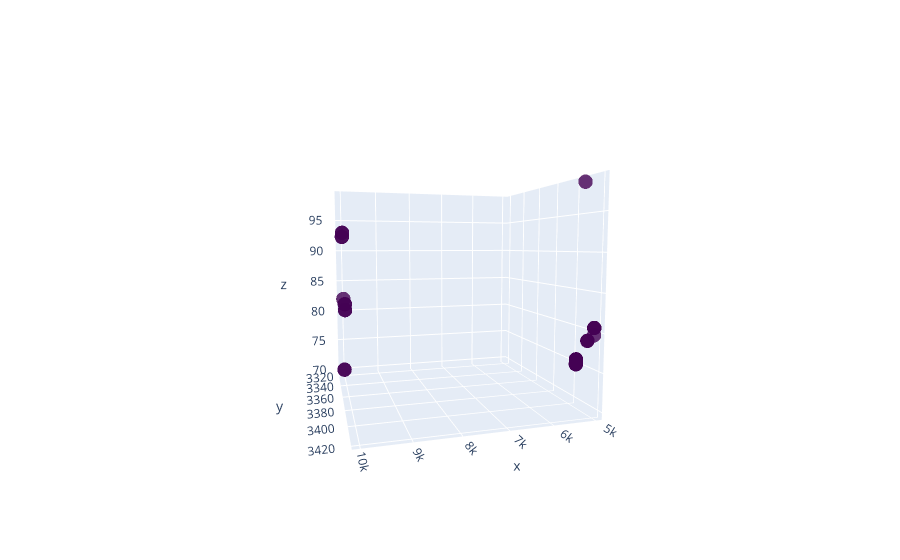

Notebook code for this chart:
### Code cell
import plotly.graph_objects as go
import numpy as np

x = df['cost']
y = df['throughput']
z = df['throughput_time']
is_efficient = df['is_efficient'].astype(int)

data = [go.Scatter3d(x=x, y=y, z=z,
                                   mode='markers', marker=dict(
        size=5,
        color=is_efficient,                # set color to an array/list of desired values
        colorscale='Viridis',   # choose a colorscale
        opacity=0.8
    ))]

df_efficient = df.loc[df['is_efficient']]

x2 = df_efficient['cost']
y2 = df_efficient['throughput']
z2 = df_efficient['throughput_time']

data.append(go.Mesh3d(x=x2, y=y2, z=z2, color='grey', opacity=0.5))
fig = go.Figure(data=data)
fig.show()

### Figure 1 — Plotly figure (JSON) as saved in the notebook; plotly's stock layout.template omitted (floating-point values rounded to 4 significant figures)
{"data": [{"marker": {"color": [0, 0, 1, 0, 0, 0, 0, 0, 0, 0, 0, 0, 0, 0, 1, 0, 0, 0, 0, 1, 0, 0, 0, 0, 0, 0, 0, 0, 0, 0, 0, 0, 0, 0, 0, 0, 0, 0, 0, 0, 0, 0, 0, 0, 0], "colorscale": [[0, "#440154"], [0.1111, "#482878"], [0.2222, "#3e4989"], [0.3333, "#31688e"], [0.4444, "#26828e"], [0.5556, "#1f9e89"], [0.6667, "#35b779"], [0.7778, "#6ece58"], [0.8889, "#b5de2b"], [1, "#fde725"]], "opacity": 0.8, "size": 5}, "mode": "markers", "type": "scatter3d", "x": [5000, 5000, 5000, 10000, 5000, 5000, 5000, 10000, 5000, 5000, 5000, 5000, 10000, 5000, 5000, 5000, 10000, 5000, 10000, 5000, 5000, 5000, 5000, 10000, 5000, 5000, 5000, 10000, 5000, 10000, 5000, 5000, 5000, 5000, 10000, 5000, 5000, 5000, 5000, 5000, 5000, 10000, 5000, 5000, 10000], "y": [3406, 3406, 3420, 3320, 3406, 3420, 3406, 3323, 3406, 3406, 3406, 3420, 3320, 3410, 3406, 3406, 3318, 3406, 3337, 3415, 3406, 3406, 3406, 3336, 3415, 3406, 3406, 3318, 3406, 3337, 3415, 3406, 3406, 3406, 3336, 3415, 3406, 3406, 3406, 3406, 3420, 3322, 3406, 3420, 3323], "z": [75.66, 75.73, 80.64, 92.3, 75.73, 80.64, 75.73, 92.94, 75.73, 75.66, 75.73, 80.64, 92.3, 98.87, 75.11, 75.06, 69.99, 75.11, 80.87, 78.74, 75.11, 75.06, 75.11, 81.76, 78.74, 75.11, 75.06, 69.99, 75.11, 80.87, 78.74, 75.11, 75.06, 75.11, 81.76, 78.74, 75.11, 75.73, 75.73, 75.66, 79.71, 82.14, 75.73, 80.64, 92.94]}, {"color": "grey", "opacity": 0.5, "type": "mesh3d", "x": [5000, 5000, 5000], "y": [3420, 3406, 3415], "z": [80.64, 75.11, 78.74]}], "layout": {"autosize": true, "scene": {"aspectmode": "auto", "aspectratio": {"x": 1, "y": 1, "z": 1}, "camera": {"center": {"x": 0, "y": 0, "z": 0}, "eye": {"x": 0.598, "y": 2.071, "z": 0.2024}, "projection": {"type": "perspective"}, "up": {"x": 0, "y": 0, "z": 1}}}}}
